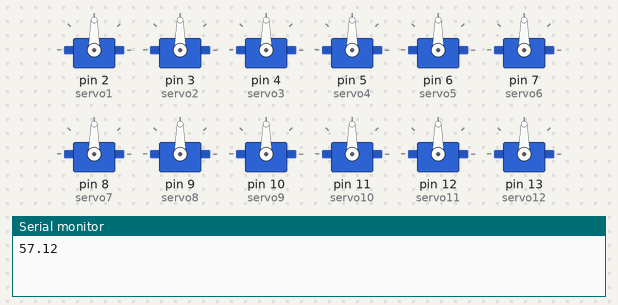
Bench run of a sketch on a simulated Arduino Uno, built with avr-gcc and run on an emulated ATmega328P. On the bench: 12 × servo, the last lines printed to the serial monitor.

Above: at 0.1 s.
At 2.1 s:
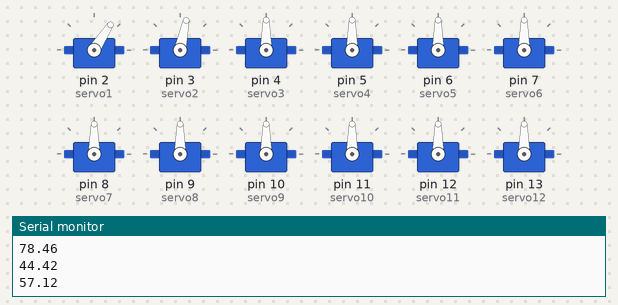
Timing chart, 0 to 3.6 s (numbered marks = the images above):
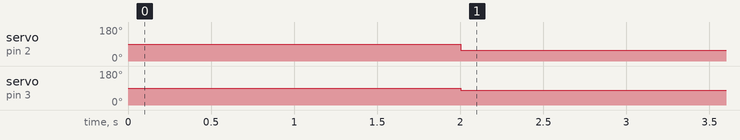

The sketch:

IK_for_1leg.ino
```cpp
#include <Servo.h>
#include <math.h>
    //servo.attach(pin)
    //servo.attach(pin, min, max)


Servo servo1,servo2,servo3,servo4,servo5,servo6,servo7,servo8,servo9,servo10,servo11,servo12;


void setup() {
  Serial.begin(115200);
  connectServos();
}
void loop() {
 math_trigo();
}
```

math_trigo.ino
```cpp
void math_trigo() {
  int pos=0;
  int a =120;
  int b =140;
  int c =100;
  float Atheta,Btheta,Ctheta,z,D;
  float NewA, Acalk,Bcalk,Ccalk,All_angles;
  Acalk = (pow(b, 2) + pow(c, 2) - pow(a, 2)) / (float(b * c)*2);
  Bcalk= (pow(a, 2) + pow(c, 2) - pow(b, 2)) / (float(a * c)*2);
  Ccalk = (pow(a, 2) + pow(b, 2) - pow(c, 2)) / (float(a * b)*2);

  Atheta = acos(Acalk)*180/PI;
  Btheta = acos(Bcalk)*180/PI;
  Ctheta = acos(Ccalk)*180/PI;
  All_angles = (Atheta+Btheta+Ctheta);

  Serial.println(Atheta);
  delay(1000);
  Serial.println(Btheta);
  delay(1000);
  Serial.println(Ctheta);
  //delay(1000);


   servo1.write(Atheta); //servo 1,2,3 for front Right left
   servo2.write(Btheta);
  //servo3.write(110);

  //servo4.write(pos);
  //servo5.write(pos);
  //servo6.write(pos);

  //servo7.write(pos);
  //servo8.write(pos);
  //servo9.write(pos);

  //servo10.write(pos);
  //servo11.write(pos);
  //servo12.write(pos);


  //D = 90 - ((Ctheta * 180) / PI);


}
```

servo_connect.ino
```cpp
void connectServos() {
  servo1.attach(2);//FR
  servo2.attach(3);
  servo3.attach(4);

  servo4.attach(5);//FL
  servo5.attach(6);
  servo6.attach(7);

  servo7.attach(8);//BR
  servo8.attach(9);
  servo9.attach(10);

  servo10.attach(11);//BL
  servo11.attach(12);
  servo12.attach(13);
}
```

Measured:
- by itself, servo on pin 2 (servo1): 90° → 57° at 2.0 s
- by itself, servo on pin 3 (servo2): 90° → 78° at 2.0 s
